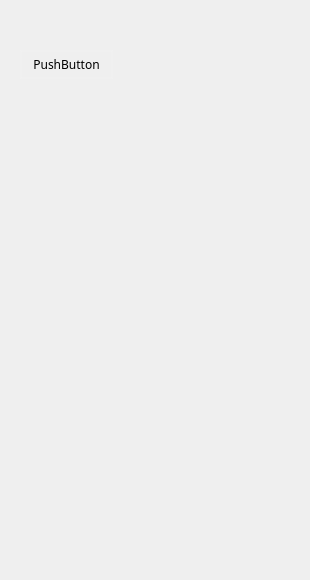
<?xml version="1.0" encoding="UTF-8"?>
<ui version="4.0">
 <class>MainWindow</class>
 <widget class="QMainWindow" name="MainWindow">
  <property name="geometry">
   <rect>
    <x>0</x>
    <y>0</y>
    <width>310</width>
    <height>580</height>
   </rect>
  </property>
  <property name="minimumSize">
   <size>
    <width>310</width>
    <height>580</height>
   </size>
  </property>
  <property name="maximumSize">
   <size>
    <width>310</width>
    <height>1000</height>
   </size>
  </property>
  <property name="windowTitle">
   <string>MainWindow</string>
  </property>
  <property name="styleSheet">
   <string notr="true">*{font-family:Microsoft YaHei;}
</string>
  </property>
  <widget class="QWidget" name="centralwidget">
   <widget class="QWidget" name="widget" native="true">
    <property name="geometry">
     <rect>
      <x>0</x>
      <y>0</y>
      <width>311</width>
      <height>581</height>
     </rect>
    </property>
    <widget class="QWidget" name="horizontalLayoutWidget">
     <property name="geometry">
      <rect>
       <x>0</x>
       <y>0</y>
       <width>311</width>
       <height>41</height>
      </rect>
     </property>
     <layout class="QHBoxLayout" name="horizontalLayout">
      <property name="spacing">
       <number>5</number>
      </property>
      <property name="leftMargin">
       <number>0</number>
      </property>
      <property name="topMargin">
       <number>0</number>
      </property>
      <property name="rightMargin">
       <number>0</number>
      </property>
      <property name="bottomMargin">
       <number>0</number>
      </property>
      <item>
       <widget class="QPushButton" name="btnlogo">
        <property name="minimumSize">
         <size>
          <width>20</width>
          <height>20</height>
         </size>
        </property>
        <property name="maximumSize">
         <size>
          <width>20</width>
          <height>20</height>
         </size>
        </property>
        <property name="styleSheet">
         <string notr="true">QPushButton{
border:none;
}
QPushButton#btnlogo{
	image: url(:/imgs/loginlogo.png);
}

</string>
        </property>
        <property name="text">
         <string/>
        </property>
       </widget>
      </item>
      <item>
       <spacer name="horizontalSpacer">
        <property name="orientation">
         <enum>Qt::Horizontal</enum>
        </property>
        <property name="sizeHint" stdset="0">
         <size>
          <width>40</width>
          <height>20</height>
         </size>
        </property>
       </spacer>
      </item>
      <item>
       <widget class="QPushButton" name="btnmin">
        <property name="minimumSize">
         <size>
          <width>25</width>
          <height>25</height>
         </size>
        </property>
        <property name="maximumSize">
         <size>
          <width>25</width>
          <height>25</height>
         </size>
        </property>
        <property name="styleSheet">
         <string notr="true">QPushButton{
border:none;
}
QPushButton{
	image: url(:/imgs/min.png);
}

</string>
        </property>
        <property name="text">
         <string/>
        </property>
       </widget>
      </item>
      <item>
       <widget class="QPushButton" name="btnclose">
        <property name="minimumSize">
         <size>
          <width>25</width>
          <height>25</height>
         </size>
        </property>
        <property name="maximumSize">
         <size>
          <width>25</width>
          <height>25</height>
         </size>
        </property>
        <property name="styleSheet">
         <string notr="true">QPushButton{
border:none;
}
QPushButton{
	image: url(:/imgs/close.png);
}</string>
        </property>
        <property name="text">
         <string/>
        </property>
       </widget>
      </item>
     </layout>
    </widget>
    <widget class="QWidget" name="widget_2" native="true">
     <property name="geometry">
      <rect>
       <x>0</x>
       <y>40</y>
       <width>310</width>
       <height>75</height>
      </rect>
     </property>
     <property name="minimumSize">
      <size>
       <width>310</width>
       <height>75</height>
      </size>
     </property>
     <property name="maximumSize">
      <size>
       <width>310</width>
       <height>75</height>
      </size>
     </property>
     <widget class="QPushButton" name="pushButton">
      <property name="geometry">
       <rect>
        <x>20</x>
        <y>10</y>
        <width>93</width>
        <height>29</height>
       </rect>
      </property>
      <property name="styleSheet">
       <string notr="true">#pushButton{
border-radius:26px;
border-style:solid;
border-width:2px;
border-color: rgba(255, 255, 255,20);
}
#pushButton::hover{
border-radius:26px;
border-style:solid;
border-width:4px;
border-color: rgba(255, 255, 255,20);
}
</string>
      </property>
      <property name="text">
       <string>PushButton</string>
      </property>
     </widget>
    </widget>
   </widget>
  </widget>
 </widget>
 <resources/>
 <connections/>
</ui>
